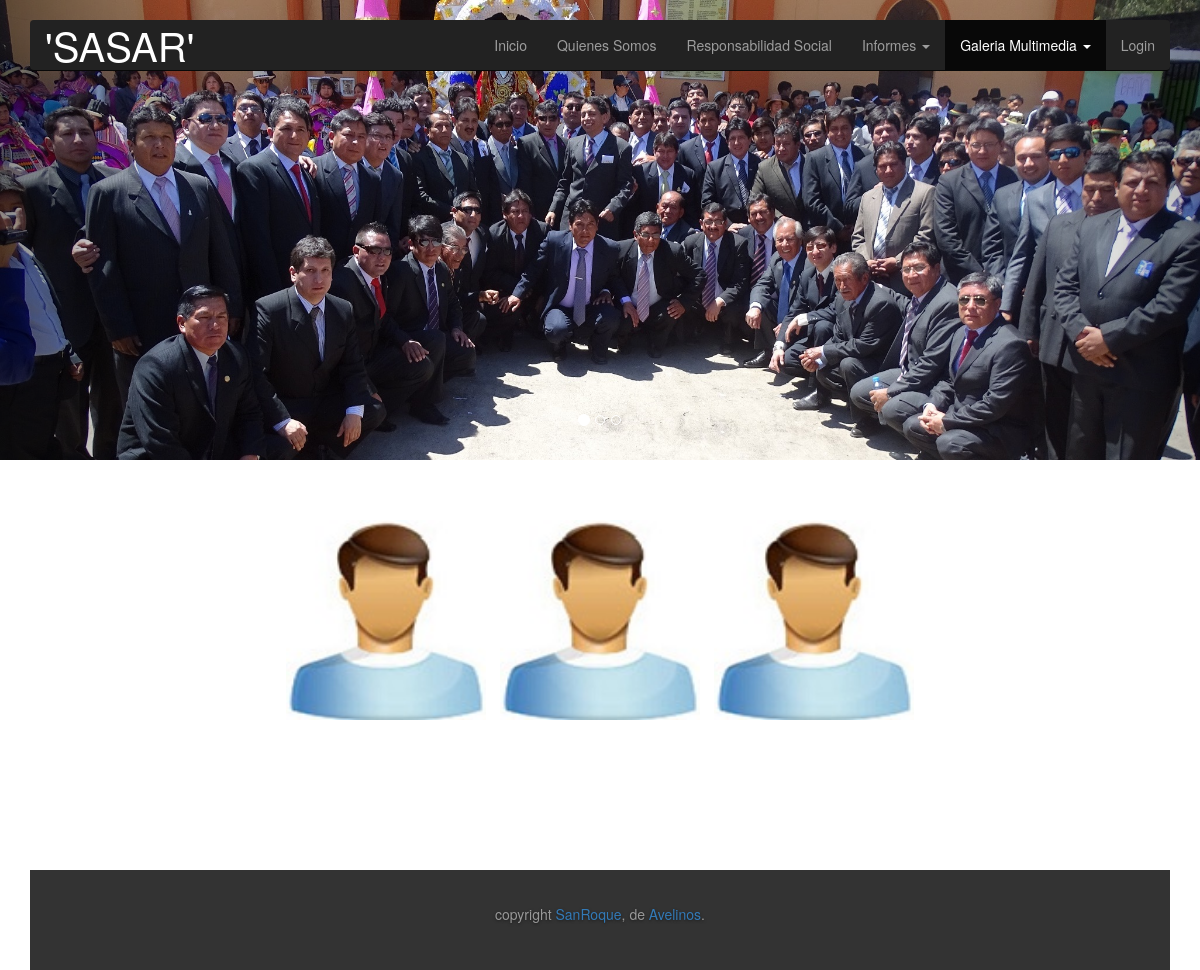
The page /fotos_socios/ on the database as committed earlier.
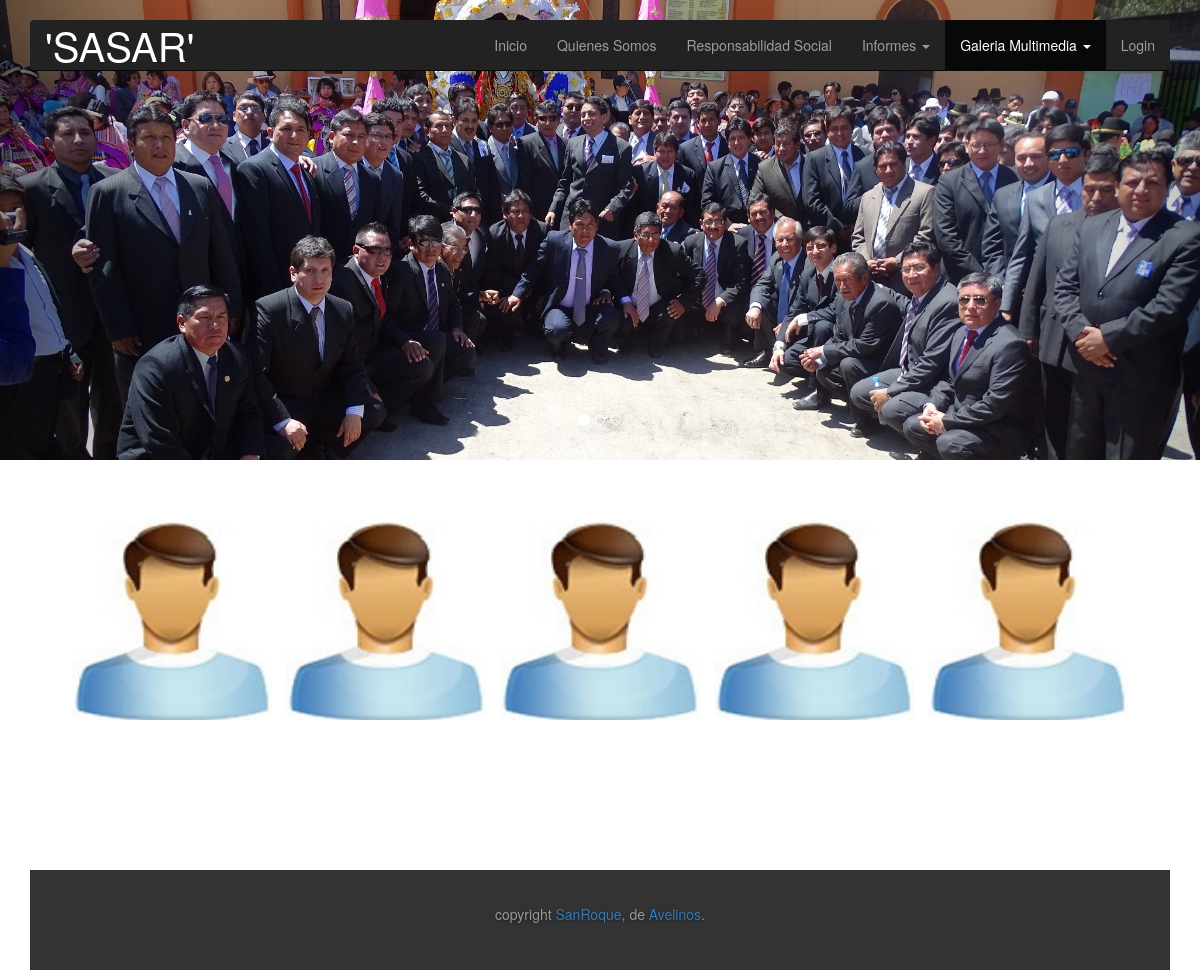
The same page on the database as committed later.
### backend/models.py (models this page shows, shortened)
class Portadas(models.Model):
    imagen = models.ImageField(upload_to="Portadas/",blank=True, null=True)
    titulo= models.CharField(max_length=128,blank=True, null=True)
    descripcion= models.TextField(blank=True, null=True)
    socio = models.ForeignKey(Socio,blank=True, null=True)

class Socio(User):
    resumen = models.TextField(blank=True, null=True)
    direccion = models.CharField(max_length=128,blank=True, null=True)
    dni = models.CharField(max_length=8, unique=True)
    fecha_nacimiento = models.DateField(blank=True, null=True)
    ocupacion = models.CharField(max_length=64,blank=True, null=True)
    residencia = models.CharField(max_length=128,blank=True, null=True)
    picture = models.ImageField(upload_to="Socios/",
                                default='default/avatar.png',blank=True, null=True)
    categoria = models.ForeignKey(Categoria,blank=True, null=True)
    video = models.FileField(upload_to="VideoSocio",blank=True, null=True)
    video_titulo = models.CharField(max_length=150,blank=True, null=True)
    video_descripcion = models.TextField(blank=True, null=True)
    orden_parada = models.DateField(blank=True, null=True)
    create_at = models.DateTimeField(auto_now_add=True)
    update_at = models.DateTimeField(auto_now=True)

### frontend/views.py (the view)
# urls.py: url(r'^fotos_socios/$','fotos_socios',name='fotos_socios'),
def fotos_socios(request):
    portadas = Portadas.objects.all()
    fotoSocios = Socio.objects.all()
    cntxt={
        'fotoSocios':fotoSocios,'portadas':portadas,
    }
    return render(request,'frontend/fotos_socios.html',cntxt)

### legion/templates/frontend/fotos_socios.html (shortened to what this page needs)
{% extends 'frontend/base.html' %}
{% load staticfiles %}
{% block css %}
<link href="{% static 'multimedia/default.css' %}" rel="stylesheet" />
<link href="{% static 'multimedia/component.css' %}" rel="stylesheet" />
{% endblock css %}
{% block contenido %}
    <ul id="og-grid" class="og-grid">
      {% for i in fotoSocios %}
      {% if i.picture == "" %}
      {% else %}
      <li>
        <a href="#" data-largesrc="{{MEDIA_URL}}{{i.picture}}" data-title="{{i.first_name}} {{i.last_name}}" data-description="{{i.orden_parada}}">
          <img width="200px" height="200px" src="{{MEDIA_URL}}{{i.picture}}" alt="{{i.picture}}"/>
        </a>
      </li>
      {% endif %}
      {% endfor %}
    </ul>
<br/><br/><br/><br/>
{% endblock contenido %}

### legion/templates/frontend/base.html (shortened to what this page needs)
{% load staticfiles %}
<!DOCTYPE html>
<html lang="en">
  <head>
    <link href="{% static 'css/style.css' %}" rel="stylesheet" />
    <link href="{% static 'bootstrap/css/bootstrap.css' %}" rel="stylesheet" />
    <link href="{% static 'bootstrap/css/carousel.css' %}" rel="stylesheet" />
    <link href="{% static 'bootstrap/css/navbar.css' %}" rel="stylesheet" />
    {% block css %}{% endblock css %}
  </head>
  <body class="">
    <div class="navbar-wrapper">
      <div class="container">
        <nav class="navbar navbar-inverse navbar-static-top">
          <div class="container">
            <div class="navbar-header">
              <a id="titulo" class="navbar-brand" href="#">'SASAR'</a>
            </div>
            <div id="navbar" class="navbar-collapse collapse">
              <ul class="nav navbar-nav navbar-right">
                <li id="home"><a href="/home">Inicio</a></li>
                <li id="quienes_somos"><a href="{% url 'quienes_somos' %}">Quienes Somos</a></li>
                <li id="responsabilidad_social"><a href="{% url 'responsabilidad_social' %}">Responsabilidad Social</a></li>
                <li id="informe" class="dropdown">
                  <a href="#" class="dropdown-toggle" data-toggle="dropdown" role="button" aria-expanded="false">Informes <span class="caret"></span></a>
                </li>
                <li id="galeria" class="dropdown">
                  <a href="#" class="dropdown-toggle" data-toggle="dropdown" role="button" aria-expanded="false">Galeria Multimedia <span class="caret"></span></a>
                </li>
                {% if user.is_authenticated %}
                {{usuario.gro}}
                    <li class=""><a href="{% url 'index' %}">Ingresar al Sistema</a></li>
                    <li class=""><a href="{% url 'logout' %}">Salir</a></li>
                {% else %}
                <li class=""><a href="/login">Login</a></li>
                {% endif %}
              </ul>
            </div>
          </div>
        </nav>
      </div>
    </div>
    <div id="myCarousel" class="carousel slide" data-ride="carousel">
      <ol class="carousel-indicators">
        <li data-target="#myCarousel" data-slide-to="0" class="active"></li>
        <li data-target="#myCarousel" data-slide-to="1"></li>
        <li data-target="#myCarousel" data-slide-to="2"></li>
      </ol>
      <div class="carousel-inner" role="listbox">
        {% for item in portadas %}
        <div class="item {{item.descripcion}}">
          <img src="{{MEDIA_URL}}{{item.imagen}}"  alt="{{item.titulo}}" />
        </div>
        {% endfor %}
      </div>
      <a class="left carousel-control" href="#myCarousel" role="button" data-slide="prev">
        <span class="glyphicon glyphicon-chevron-left" aria-hidden="true"></span>
      </a>
      <a class="right carousel-control" href="#myCarousel" role="button" data-slide="next">
        <span class="glyphicon glyphicon-chevron-right" aria-hidden="true"></span>
      </a>
    </div>
    <div class="container marketing">
      {% block contenido %}
      {% endblock contenido %}
      <footer>
         <div class="mastfoot">
            <div class="inner">
              <p>copyright <a href="">SanRoque</a>, de <a href="">Avelinos</a>.</p>
            </div>
          </div>
      </footer>
    </div>
  </body>
</html>

### legion/static/css/style.css (style rules this page uses)
#titulo { color: #fff; font-size:30pt; }

### legion/static/multimedia/component.css (style rules this page uses)
.og-grid { list-style: none; padding: 20px 0; margin: 0 auto; text-align: center; width: 100%; }
.og-grid li { display: inline-block; margin: 10px 5px 0 5px; vertical-align: top; height: 250px; }
.og-grid li > a, .og-grid li > a img { border: none; outline: none; display: block; position: relative; }

Rows that differ between the two databases and show on the page:
added Socio: picture (placeholder picture)
added Socio: picture (placeholder picture)
